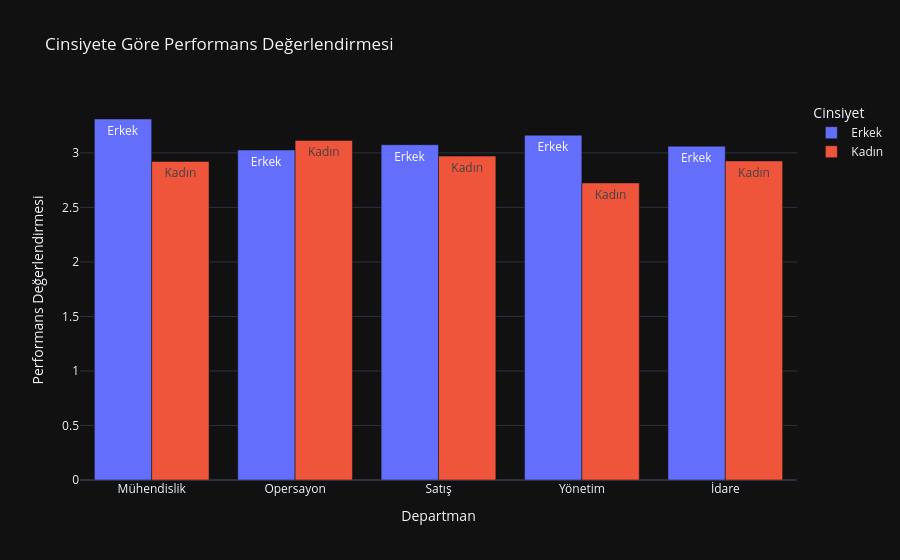

The cell this chart's notebook holds for it:
### Code cell
px.bar(c,
       x="Departman",
       y="Performans Değerlendirmesi",
       color= "Cinsiyet",
       title="Cinsiyete Göre Performans Değerlendirmesi",
       barmode="group",
       text="Cinsiyet",
       template = 'plotly_dark')

### Figure 1 — Plotly figure (JSON) as saved in the notebook; plotly's stock layout.template omitted (floating-point values rounded to 4 significant figures)
{"data": [{"alignmentgroup": "True", "hovertemplate": "Cinsiyet=%{text}<br>Departman=%{x}<br>Performans Değerlendirmesi=%{y}<extra></extra>", "legendgroup": "Erkek", "marker": {"color": "#636efa", "pattern": {"shape": ""}}, "name": "Erkek", "offsetgroup": "Erkek", "orientation": "v", "showlegend": true, "text": ["Erkek", "Erkek", "Erkek", "Erkek", "Erkek"], "textposition": "auto", "type": "bar", "x": ["Mühendislik", "Opersayon", "Satış", "Yönetim", "İdare"], "xaxis": "x", "y": [3.311, 3.026, 3.075, 3.162, 3.061], "yaxis": "y"}, {"alignmentgroup": "True", "hovertemplate": "Cinsiyet=%{text}<br>Departman=%{x}<br>Performans Değerlendirmesi=%{y}<extra></extra>", "legendgroup": "Kadın", "marker": {"color": "#EF553B", "pattern": {"shape": ""}}, "name": "Kadın", "offsetgroup": "Kadın", "orientation": "v", "showlegend": true, "text": ["Kadın", "Kadın", "Kadın", "Kadın", "Kadın"], "textposition": "auto", "type": "bar", "x": ["Mühendislik", "Opersayon", "Satış", "Yönetim", "İdare"], "xaxis": "x", "y": [2.921, 3.115, 2.97, 2.724, 2.926], "yaxis": "y"}], "layout": {"barmode": "group", "legend": {"title": {"text": "Cinsiyet"}, "tracegroupgap": 0}, "title": {"text": "Cinsiyete Göre Performans Değerlendirmesi"}, "xaxis": {"anchor": "y", "domain": [0, 1], "title": {"text": "Departman"}}, "yaxis": {"anchor": "x", "domain": [0, 1], "title": {"text": "Performans Değerlendirmesi"}}}}
